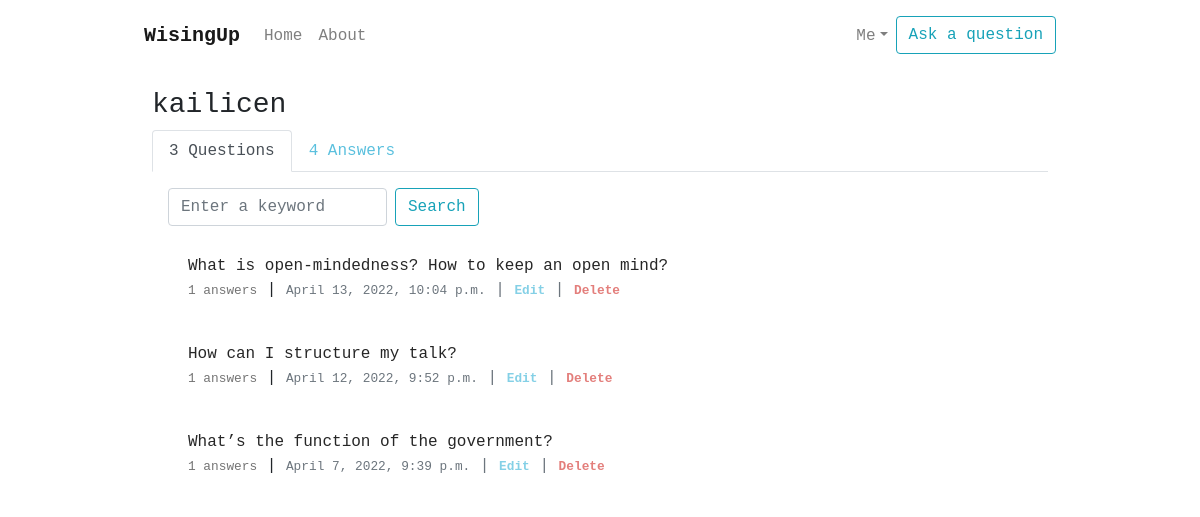
Page /user-questions/kailicen/ (signed in) on the committed database.
### wiseup/models.py (models this page shows, shortened)
class Question(models.Model):
    content = models.CharField(max_length=200)
    date = models.DateTimeField(auto_now_add=True)
    user = models.ForeignKey(User, on_delete=models.CASCADE)
    class Meta:
        ordering = ['-date']

### wiseup/views.py (the view)
# urls.py: path('user-questions/<str:username>/', UserQuestionListView.as_view(), name='user-questions'),
class UserQuestionListView(ListView):
    model = Question
    template_name = 'wiseup/user_questions.html'
    context_object_name = 'questions'
    paginate_by = 10
    def get_queryset(self):
        user = get_object_or_404(User, username=self.kwargs.get('username'))
        queryset = Question.objects.filter(user=user).order_by('-date')
        if self.request.GET.get("search"):
            input = self.request.GET.get("search")
            queryset = Question.objects.filter(user=user, content__icontains=input).order_by('-date')
        return queryset
    def get_context_data(self, **kwargs):
        user = get_object_or_404(User, username=self.kwargs.get('username'))
        context = super().get_context_data(**kwargs)
        context['user'] = user
        context['total_answer_count'] = Answer.objects.filter(user=user).count()
        context['total_question_count'] = Question.objects.filter(user=user).count()
        context['owner'] = self.request.user
        context['search_term'] = self.request.GET.get("search")
        return context

### wiseup/templates/wiseup/user_questions.html (shortened to what this page needs)
{% extends "wiseup/base.html" %}{% load static %}{% load query_highlight %}{% block content %}
<div class="d-flex flex-column p-2">
  <div class="m-3 pb-3">
    <h3>{{ user.username }}</h3>
    <ul class="nav nav-tabs">
      <li class="nav-item">
        <a class="nav-link" href="{% url 'user-questions' user.username %}">{{ total_question_count }} Questions</a>
      </li>
      <li class="nav-item">
        <a class="nav-link" href="{% url 'user-answers' user.username %}">{{ total_answer_count }} Answers</a>
      </li>
    </ul>
    <div class="p-3">
      <form method="GET" class="form-inline my-2 my-lg-0 pb-3">
        <input name="search" class="form-control mr-sm-2" required type="search" placeholder="Enter a keyword" aria-label="Search">
        <button class="btn btn-outline-info my-2 my-sm-0" type="submit">Search</button>
      </form>
        {% for question in questions %}
        <ul class="list-group">
          <li class="list-group-item borderless mb-3">
            <a
              class="question-title"
              href="{% url 'question-detail' question.id %}"
              >{% if search_term == None %}{{ question.content }}
              {% else %}{{ question.content|highlight:search_term }}
              {% endif %}</a
            ><br />
            <small class="text-muted"
              ><a class="question-user" href="{% url 'question-detail' question.id %}"
              >{{ question.answers.count }} answers</a></small
            >
            | <small class="text-muted">{{ question.date }}</small> {% if question.user == owner %}<span class="text-muted">| </span
              >
              <small class="text-muted"><a class="btn-edit" href="{% url 'question-update' question.id %}"
              ><b>Edit</b></a
            ></small>
            <span class="text-muted">| </span
              >
              <small class="text-muted"><a class="btn-delete" href="{% url 'question-delete' question.id %}"
              ><b>Delete</b></a
            ></small>
            {% endif %}
          </li>
        </ul>
        {% endfor %}
  </div>
</div>
{% endblock content %}

### wiseup/static/css/main.css (style rules this page uses)
.monaco { font-family: "Monaco", monospace; }
li.borderless { border: 0 none; }
a.question-title { color: rgba(0, 0, 0, 0.85); }
a.question-user { color: rgba(0, 0, 0, 0.55); }
a:link { text-decoration: none; }
a.nav-link { color: #5bc0de; }
a.btn-edit { color: rgba(91, 192, 222, 0.75); }
a.btn-delete { color: rgba(217, 83, 79, 0.75); }

### rows in the picture
Question: content "What is open-mindedness? How to keep an open mind?", answers.count "1", date "April 13, 2022, 10:04 p.m.", shows "Edit"
Question: content "How can I structure my talk?", answers.count "1", date "April 12, 2022, 9:52 p.m.", shows "Edit"
Question: content "What’s the function of the government?", answers.count "1", date "April 7, 2022, 9:39 p.m.", shows "Edit"

### other values in the picture
{{ user.username }} "kailicen"
{{ total_question_count }} "3"
{{ total_answer_count }} "4"
